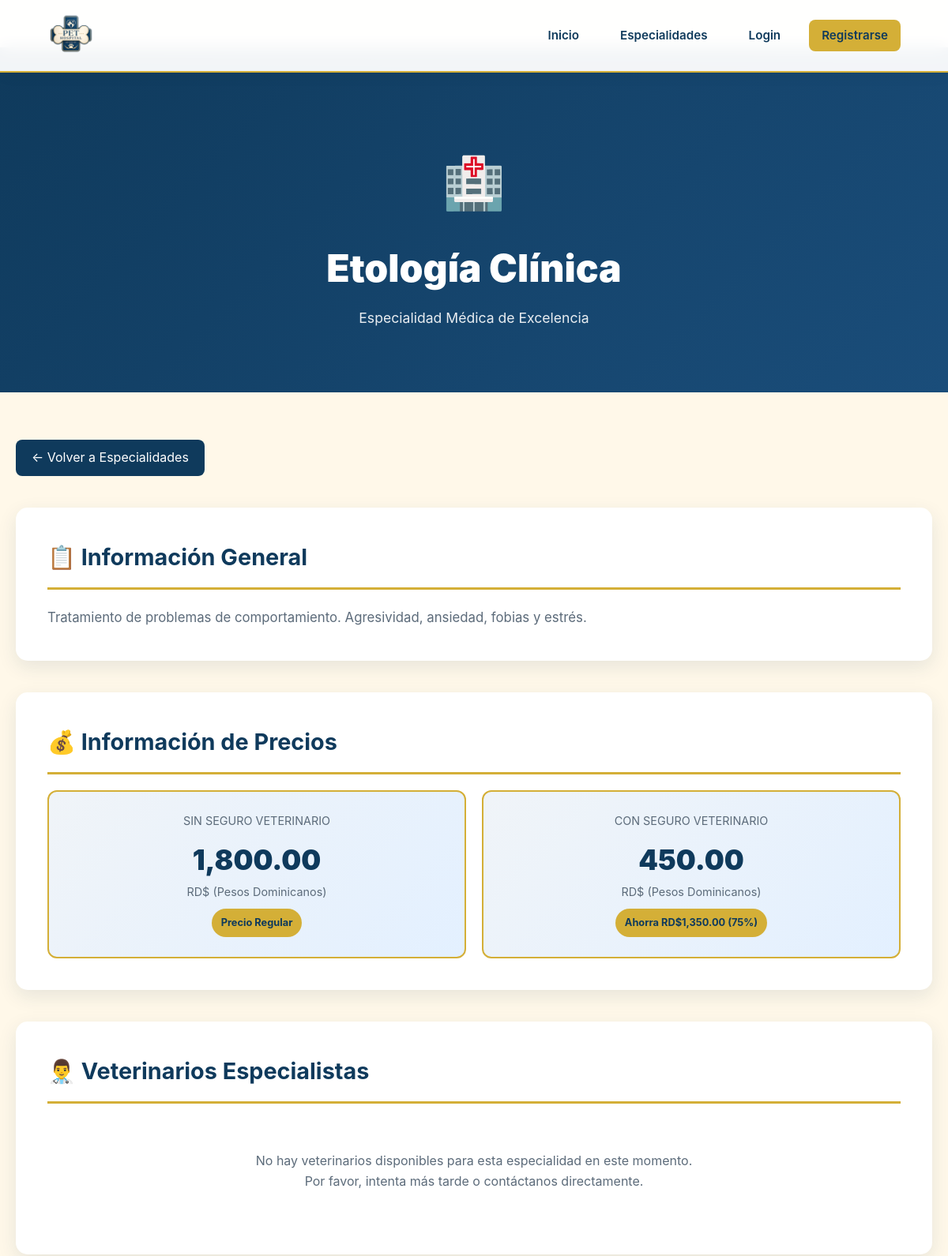
/especialidades/ver.php?id=30 (upper part), run on an earlier commit of the app's database.
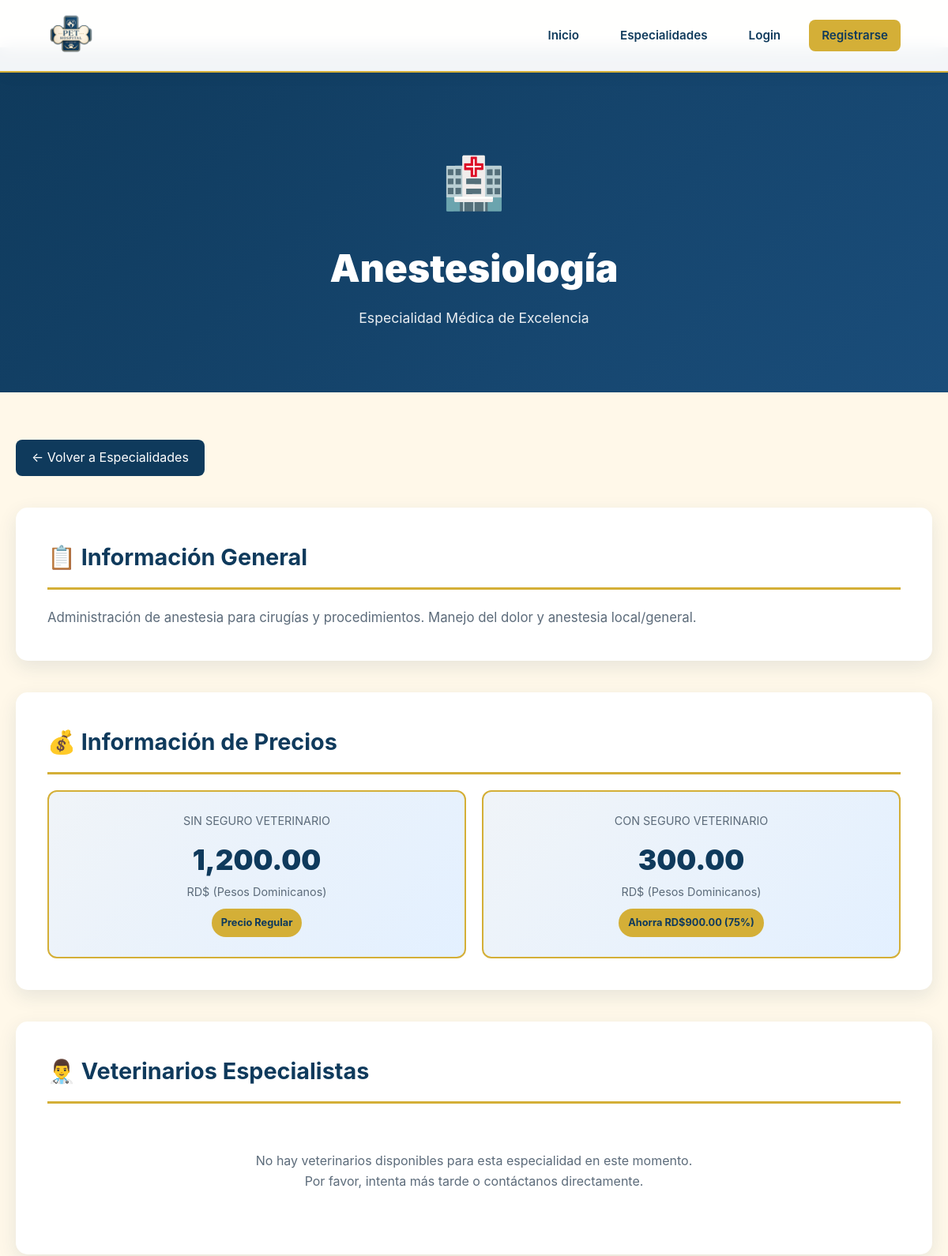
And on a later commit of the database.
### tables this page shows
CREATE TABLE `especialidades` (
  `id` int(11) NOT NULL AUTO_INCREMENT,
  `nombre` varchar(100) NOT NULL,
  `descripcion` text DEFAULT NULL,
  `precio` decimal(10,2) NOT NULL,
  PRIMARY KEY (`id`),
  INDEX `idx_nombre` (`nombre`)
);

### especialidades/ver.php (the view, shortened to what this page needs)
<?php
require_once("../config/db.php");
$id = intval($_GET['id']);
try {
    $stmt = $pdo->prepare("SELECT * FROM especialidades WHERE id = ?");
    $stmt->execute([$id]);
    $especialidad = $stmt->fetch();
} catch(PDOException $e) {
    header("Location: index.php");
    exit();
}
try {
    $stmt = $pdo->prepare("
        SELECT v.*, u.nombre as nombre_veterinario, u.correo, u.telefono
        FROM veterinarioes v
        JOIN usuarios u ON v.id_usuario = u.id
        WHERE v.id_especialidad = ?
        ORDER BY u.nombre ASC
    ");
    $stmt->execute([$id]);
    $veterinarios = $stmt->fetchAll();
} catch(PDOException $e) {
    $veterinarios = [];
}
$iconos = [
    'Cirugía' => '🔪',
    'Medicina' => '💊',
    'Vacunación' => '💉',
    'Dental' => '🦷',
    'Oftalmología' => '👁️',
    'Cardiología' => '❤️',
    'Dermatología' => '🐾',
    'Traumatología' => '🦴',
    'Oncología' => '⚕️',
    'Nutrición' => '🥗',
];
function obtener_icono($nombre) {
    return '🏥';
}
?>
<!DOCTYPE html>
<html lang="es">
<head>
    <link rel="stylesheet" href="../assets/css/style.css">
    <link href="https://cdn.jsdelivr.net/npm/boxicons@2.1.4/css/boxicons.min.css" rel="stylesheet">
</head>
<body>
<header id="header">
    <img src="../assets/img/logo.png" alt="PET HOSPITAL AND RESCUE" class="logo">
    <nav class="nav">
        <a href="../index.php">Inicio</a>
        <a href="index.php">Especialidades</a>
        <?php if(isset($_SESSION['usuario'])): ?>
            <?php if($_SESSION['rol'] == 'admin'): ?>
                <a href="../admin/dashboard.php">Panel Admin</a>
            <?php elseif($_SESSION['rol'] == 'veterinario'): ?>
                <a href="../veterinario/dashboard.php">Mi Panel</a>
            <?php else: ?>
                <a href="../user/dashboard.php">Mi Panel</a>
            <?php endif; ?>
            <a href="../auth/logout.php" style="background: var(--accent-gold); color: var(--primary-dark);">Salir</a>
        <?php else: ?>
            <a href="../auth/login.php">Login</a>
            <a href="../auth/register.php" style="background: var(--accent-gold); color: var(--primary-dark);">Registrarse</a>
        <?php endif; ?>
    </nav>
</header>
<section class="detalle-hero">
    <div class="detalle-icon-grande"><?= obtener_icono($especialidad['nombre']) ?></div>
    <h1><?= htmlspecialchars($especialidad['nombre']) ?></h1>
    <p style="font-size: 1.1rem; margin: 0; opacity: 0.9;">Especialidad Médica de Excelencia</p>
</section>
<section class="detalle-content">
    <a href="index.php" class="btn-volver">← Volver a Especialidades</a>
    <div class="info-seccion">
        <h2>📋 Información General</h2>
        <p class="descripcion"><?= htmlspecialchars($especialidad['descripcion']) ?></p>
    </div>
    <div class="info-seccion">
        <h2>💰 Información de Precios</h2>
        <div class="precios-grid">
            <div class="precio-card">
                <div class="precio-label">Sin Seguro Veterinario</div>
                <div class="precio-monto"><?= number_format($especialidad['precio'], 2) ?></div>
                <div class="precio-moneda">RD$ (Pesos Dominicanos)</div>
                <div class="descuento-badge">Precio Regular</div>
            </div>
            <div class="precio-card">
                <div class="precio-label">Con Seguro Veterinario</div>
                <div class="precio-monto"><?= number_format($especialidad['precio'] * 0.25, 2) ?></div>
                <div class="precio-moneda">RD$ (Pesos Dominicanos)</div>
                <div class="descuento-badge">Ahorra RD$<?= number_format($especialidad['precio'] * 0.75, 2) ?> (75%)</div>
            </div>
        </div>
    </div>
    <div class="info-seccion">
        <h2>👨‍⚕️ Veterinarios Especialistas</h2>
        <?php if(!empty($veterinarios)): ?>
            <div class="veterinarios-grid">
                <?php foreach($veterinarios as $vet): ?>
                    <div class="veterinario-card">
                        <div class="veterinario-avatar">👨‍⚕️</div>
                        <div class="veterinario-nombre"><?= htmlspecialchars($vet['nombre_veterinario']) ?></div>
                        <div class="veterinario-especialidad"><?= htmlspecialchars($especialidad['nombre']) ?></div>
                        <div class="veterinario-contacto">
                            <div>📧 <a href="mailto:<?= htmlspecialchars($vet['correo']) ?>"><?= htmlspecialchars($vet['correo']) ?></a></div>
                            <div>📞 <?= htmlspecialchars($vet['telefono']) ?></div>
                        </div>
                        <?php if(isset($_SESSION['usuario']) && $_SESSION['rol'] == 'user'): ?>
                            <a href="../user/agendar.php?veterinario=<?= $vet['id'] ?>&especialidad=<?= $id ?>" class="btn-agendar-vet">
                                <i class='bx bx-calendar'></i> Agendar Cita
                            </a>
                        <?php elseif(!isset($_SESSION['usuario'])): ?>
                            <a href="../auth/register.php" class="btn-agendar-vet">
                                <i class='bx bx-calendar'></i> Registrarse para Agendar
                            </a>
                        <?php endif; ?>
                    </div>
                <?php endforeach; ?>
            </div>
        <?php else: ?>
            <div class="no-veterinarios">
                <p>No hay veterinarios disponibles para esta especialidad en este momento.</p>
                <p>Por favor, intenta más tarde o contáctanos directamente.</p>
            </div>
        <?php endif; ?>
    </div>
</section>
</body>
</html>

### assets/css/style.css (style rules this page uses)
:root { --primary-dark: #0f3a5c; --primary-light: #1a4d7a; --accent-gold: #d4af37; --accent-gold-light: #e5c05b; --bg-cream: #fff8e9; --bg-white: #ffffff; --bg-light: #f8fafc; --text-main: #1a1a1a; --text-muted: #5c6b7a; --text-light: #9ca3af; --success: #28a745; --danger: #dc3545; --warning: #ffc107; --radius-lg: 20px; --radius-md: 12px; --radius-sm: 8px; --shadow-soft: 0 10px 30px rgba(15, 58, 92, 0.08); --shadow-strong: 0 15px 45px rgba(15, 58, 92, 0.15); --shadow-lg: 0 20px 60px rgba(15, 58, 92, 0.2); --transition: all 0.4s cubic-bezier(0.165, 0.84, 0.44, 1); --max-width: 1200px; }
* { margin: 0; padding: 0; box-sizing: border-box; font-family: 'Inter', -apple-system, BlinkMacSystemFont, 'Segoe UI', Roboto, sans-serif; }
html { scroll-behavior: smooth; }
body { background-color: var(--bg-cream); color: var(--text-main); line-height: 1.6; overflow-x: hidden; }
#header { position: fixed; top: 0; width: 100%; background: rgba(255, 255, 255, 0.95); backdrop-filter: blur(10px); display: flex; justify-content: space-between; align-items: center; padding: 15px 5%; z-index: 1000; box-shadow: 0 2px 20px rgba(0,0,0,0.05); border-bottom: 2px solid var(--accent-gold); }
.logo { height: 60px; transition: var(--transition); }
.nav { display: flex; gap: 20px; align-items: center; }
.nav a { text-decoration: none; color: var(--primary-dark); font-weight: 600; font-size: 0.95rem; padding: 8px 16px; border-radius: var(--radius-sm); transition: var(--transition); }

### especialidades/ver.php (style rules this page uses)
.detalle-hero { background: linear-gradient(135deg, var(--primary-dark) 0%, var(--primary-light) 100%); color: white; padding: 120px 20px 80px; text-align: center; margin-top: 60px; }
.detalle-hero h1 { font-size: 3rem; font-weight: 900; margin-bottom: 10px; margin-top: 0; }
.detalle-icon-grande { font-size: 4rem; margin-bottom: 20px; }
.detalle-content { max-width: 1200px; margin: 60px auto; padding: 0 20px; }
.info-seccion { background: white; padding: 40px; border-radius: 15px; margin-bottom: 40px; box-shadow: 0 8px 25px rgba(15, 58, 92, 0.1); }
.info-seccion h2 { color: var(--primary-dark); font-size: 1.8rem; margin-bottom: 20px; border-bottom: 3px solid var(--accent-gold); padding-bottom: 15px; }
.descripcion { color: var(--text-muted); line-height: 1.8; font-size: 1.05rem; }
.precios-grid { display: grid; grid-template-columns: repeat(auto-fit, minmax(250px, 1fr)); gap: 20px; margin-top: 20px; }
.precio-card { background: linear-gradient(135deg, #f0f4f8 0%, #e3f0ff 100%); padding: 25px; border-radius: 12px; text-align: center; border: 2px solid var(--accent-gold); }
.precio-label { color: var(--text-muted); font-size: 0.9rem; text-transform: uppercase; margin-bottom: 10px; }
.precio-monto { font-size: 2.2rem; font-weight: 900; color: var(--primary-dark); }
.precio-moneda { font-size: 0.9rem; color: var(--text-muted); }
.descuento-badge { background: var(--accent-gold); color: var(--primary-dark); padding: 8px 12px; border-radius: 20px; font-size: 0.8rem; font-weight: 700; margin-top: 10px; display: inline-block; }
.no-veterinarios { text-align: center; padding: 40px; color: var(--text-muted); }
.btn-volver { display: inline-block; margin-bottom: 40px; padding: 10px 20px; background: var(--primary-dark); color: white; text-decoration: none; border-radius: 8px; transition: var(--transition); }

What changed in the data, as far as the page shows it:
changed especialidades: nombre "Etología Clínica" → "Anestesiología"; descripcion "Tratamiento de problemas de comportamiento. Agresividad, ansiedad, fobias y estrés." → "Administración de anestesia para cirugías y procedimientos. Manejo del dolor y anestesia local/general."; precio "1,800.00" → "1,200.00"; $especialidad['precio']*0.25 "450.00" → "300.00"; $especialidad['precio']*0.75 "1,350.00" → "900.00"
